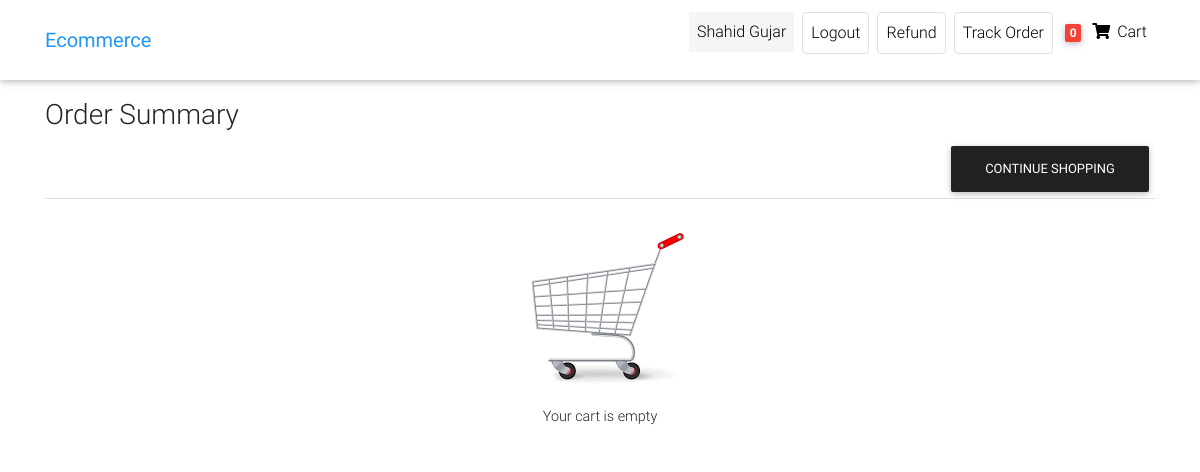
The page /order-summary (signed in) on the database as committed earlier.
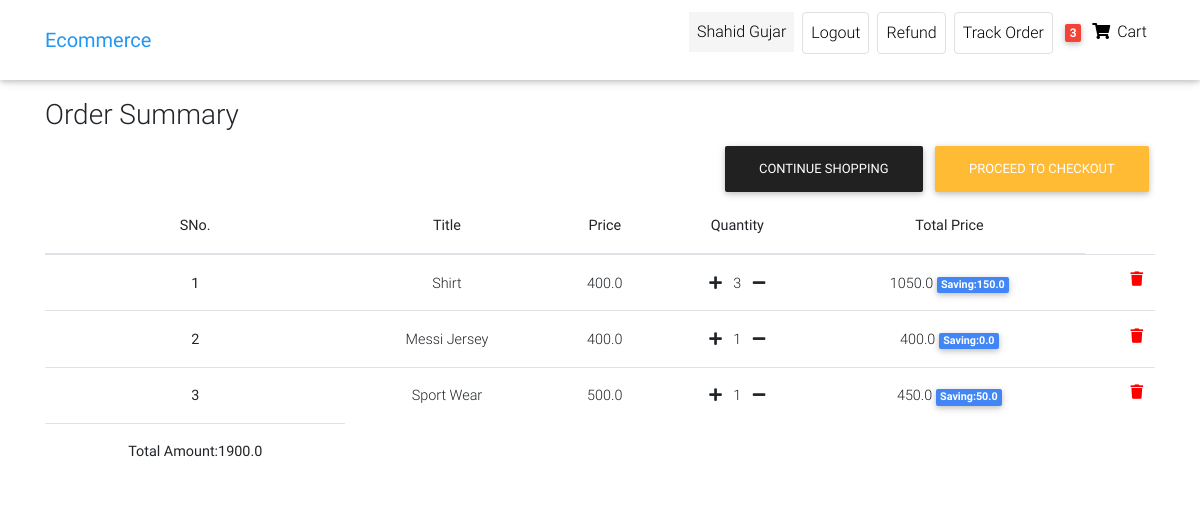
The same page on the database as committed later.
### front/models.py (models this page shows, shortened)
class Customer(AbstractUser):#Users is customer here
    phone=models.CharField(max_length=12,default="")
    gender=models.CharField(max_length=15,default="")
    user_address=models.CharField(max_length=50,default="")

class Order(models.Model):
    user=models.ForeignKey(Customer,on_delete=models.CASCADE)
    ref_code=models.CharField(max_length=20,blank=True,null=True)
    items=models.ManyToManyField(OrderItem)
    start_date = models.DateTimeField(auto_now_add=True)
    ordered_date=models.DateField()
    ordered=models.BooleanField(default=False)#it check whether has been ordered or not
    billing_address=models.ForeignKey('Address',related_name='billing_address',on_delete=models.SET_NULL,blank=True,null=True)
    shipping_address=models.ForeignKey('Address',related_name='shipping_address',on_delete=models.SET_NULL,blank=True,null=True)
    payment_detail=models.ForeignKey('Payments',on_delete=models.SET_NULL,blank=True,null=True)
    coupon=models.ForeignKey('Coupon',on_delete=models.SET_NULL,blank=True,null=True)
    being_delivered=models.BooleanField(default=False)#deliver hogaya
    received=models.BooleanField(default=False)#order hmne receive karliya
    order_status=models.CharField(choices=status,max_length=10,default='Pe')
    refund_requested=models.BooleanField(default=False)
    refund_granted=models.BooleanField(default=False)
    def total_amount(self):
        total=0
        for order_item in self.items.all():
            total += order_item.get_final_price()
        if self.coupon:
            total-=self.coupon.amount
        return total

class OrderItem(models.Model):
    user=models.ForeignKey(Customer,on_delete=models.CASCADE,null=True,blank=True)
    ordered=models.BooleanField(default=False)
    item=models.ForeignKey(Item,on_delete=models.CASCADE)
    quantity=models.IntegerField(default=1)
    def get_total_item_price(self):
        totalprice=self.item.price * self.quantity
        return totalprice
    def get_total_item_discount_price(self):
        if self.item.discount_price:
            totalprice=self.item.discount_price * self.quantity
            return totalprice
        else:
            return self.get_total_item_price()
    def get_saved_amount(self):
        total_amount=self.get_total_item_price() - self.get_total_item_discount_price()
        return total_amount
    def get_final_price(self):
        if self.get_total_item_discount_price():
            return self.get_total_item_discount_price()
        return self.get_total_item_price()

class Item(models.Model):
    title=models.CharField(max_length=50)
    price=models.FloatField()
    discount_price=models.FloatField(blank=True,null=True)
    category=models.CharField(choices=CATEGORY_CHOICES,max_length=2)
    label=models.CharField(choices=LABEL_CHOICES,max_length=1)
    slug=models.SlugField()
    description=models.TextField()
    image=models.ImageField(upload_to='Images',null=True,blank=True)

### front/views.py (the view)
# urls.py: path('order-summary', OrderSummary.as_view(),name="order-summary"),
class OrderSummary(LoginRequiredMixin,View):
    def get(self,args,**kwargs):
        try:
            order=Order.objects.filter(user=self.request.user,ordered=False)
            empty=len(order)
            context={'orders':order,'empty':empty}
            return render(self.request,'Ecommerce/order_summary.html',context)
        except ObjectDoesNotExist:
            messages.success(self.request,"You donot have active order")
            return redirect("/")

### front/templatetags/cart_template_tags.py (called while the page is built)
@register.filter
def cart_item_count(user):
    if user.is_authenticated:
        qs=Order.objects.filter(user=user,ordered=False)
        if qs.exists():
            return qs[0].items.count()
    return 0

### front/templates/Ecommerce/order_summary.html (shortened to what the changed rows need)
{% extends 'Ecommerce/home-page.html' %}
{% load cart_template_tags %}
{% load static %}
{% block body %}
<nav class="navbar fixed-top navbar-expand-lg navbar-light white scrolling-navbar">
    <div class="container">
      <div class="collapse navbar-collapse" id="navbarSupportedContent">
        <ul class="navbar-nav nav-flex-icons">
          {% if request.user.is_authenticated %}
          <li class="nav-item mx-1">
            <p class="nav-link waves-effect "
            style="background-color:whitesmoke;"
             >
              {{request.user.first_name}}
          </p>
          </li>
          <li class="nav-item mx-1">
            <a href="{% url 'account_logout' %}" class="nav-link border border-light rounded waves-effect"
             >
              Logout
            </a>
          </li>
          <li class="nav-item mx-1">
            <a href="{% url 'request-refund' %}" class="nav-link border border-light rounded waves-effect"
             >
              Refund
            </a>
          </li>
          <li class="nav-item mx-1">
            <a href="{% url 'track-order' %}" class="nav-link border border-light rounded waves-effect"
            >
              Track Order
            </a>
          </li>
          {% endif %}
          {% if user.is_authenticated %}
          <li class="nav-item">
            <a href="{% url 'order-summary' %}" class="nav-link waves-effect">
              <span class="badge red z-depth-1 mr-1"> {{request.user|cart_item_count}} </span>
              <i class="fas fa-shopping-cart"></i>
              <span class="clearfix d-none d-sm-inline-block"> Cart </span>
            </a>
          </li>
          {% endif %}
        </ul>
      </div>
    </div>
  </nav>
    <div class="container" style="margin-top: 90px;">
        <div class="table-responsive">
            <table class="table  mt-4 text-center">
                {% if not empty %}
                    <tr>
                        <td><img src="{% static 'empty_cart.png' %}"><br>Your cart is empty</td>
                        <a class="btn btn-dark float-right" href="/">Continue Shopping</a>
                    </tr>
                {% else %}
                    <thead>
                        <tr>
                            <th scope="col">SNo.</th>
                            <th scope="col">Title</th>
                            <th scope="col">Price</th>
                            <th scope="col">Quantity</th>
                            <th scope="col">Total Price</th>
                        </tr>
                    </thead>
                    <tbody>
                        {% for order in orders %}
                            {% for object in order.items.all %}
                                <tr>
                                    <th scope="row">{{ forloop.counter }}</th>
                                    <td>{{ object.item.title }}</td>
                                    <td>{{ object.item.price }}</td>
                                    <td>
                                        <a href="{% url 'add-to-cart' object.item.slug %}"> <i class="fas fa-plus mr-2"></i></a>
                                        {{ object.quantity }}
                                        <a href="{% url 'remove-single-item-from-cart' object.item.slug %}"><i class="fas fa-minus ml-2"></i>
                                    </td>
                                <td>
                                    {% if object.get_total_item_discount_price %}
                                        {{ object.get_total_item_discount_price }}
                                        <span class="badge badge-primary">Saving:{{ object.get_saved_amount }}</span>
                                    {% else %}
                                        {{ object.get_total_item_price }}
                                    {% endif %}
                                </td>
                                <td>
                                    <a style="color:red;"
                                       href="{% url 'remove-from-cart' object.item.slug %}"><i class="fas fa-trash float-right"></i<a />
                                </td>
                            </tr>
                        {% endfor %}
                        <tr>
                            <td>
                                <b>Total Amount:{{ order.total_amount }}</b>
                            </td>
                        </tr>
                        {% if order.total_amount %}
                            <a class="btn btn-warning float-right" href="{% url 'check_out' %}">Proceed To Checkout</a>
                            <a class="btn btn-dark float-right" href="/">Continue Shopping</a>
                        {% endif %}
                    {% endfor %}
                </tbody>
            {% endif %}
        </table>
    </div>
</div>
{% endblock body %}

Rows that differ between the two databases and show on the page:
changed Customer "Shahid Gujar": user|cart_item_count "0" → "3"
added Order: total_amount "1900.0", shows "PROCEED TO CHECKOUT"
now on this page (row unchanged): OrderItem: item "Shirt", item.price "400.0", quantity "3", get_total_item_discount_price "1050.0", get_saved_amount "150.0"
added OrderItem: item "Messi Jersey", item.price "400.0", quantity "1", get_total_item_discount_price "400.0", get_saved_amount "0.0"
added OrderItem: item "Sport Wear", item.price "500.0", quantity "1", get_total_item_discount_price "450.0", get_saved_amount "50.0"
Other text that changed with them:
text no longer shown: "Your cart is empty CONTINUE SHOPPING"
text now shown: "SNo. Title Price Quantity Total Price"
